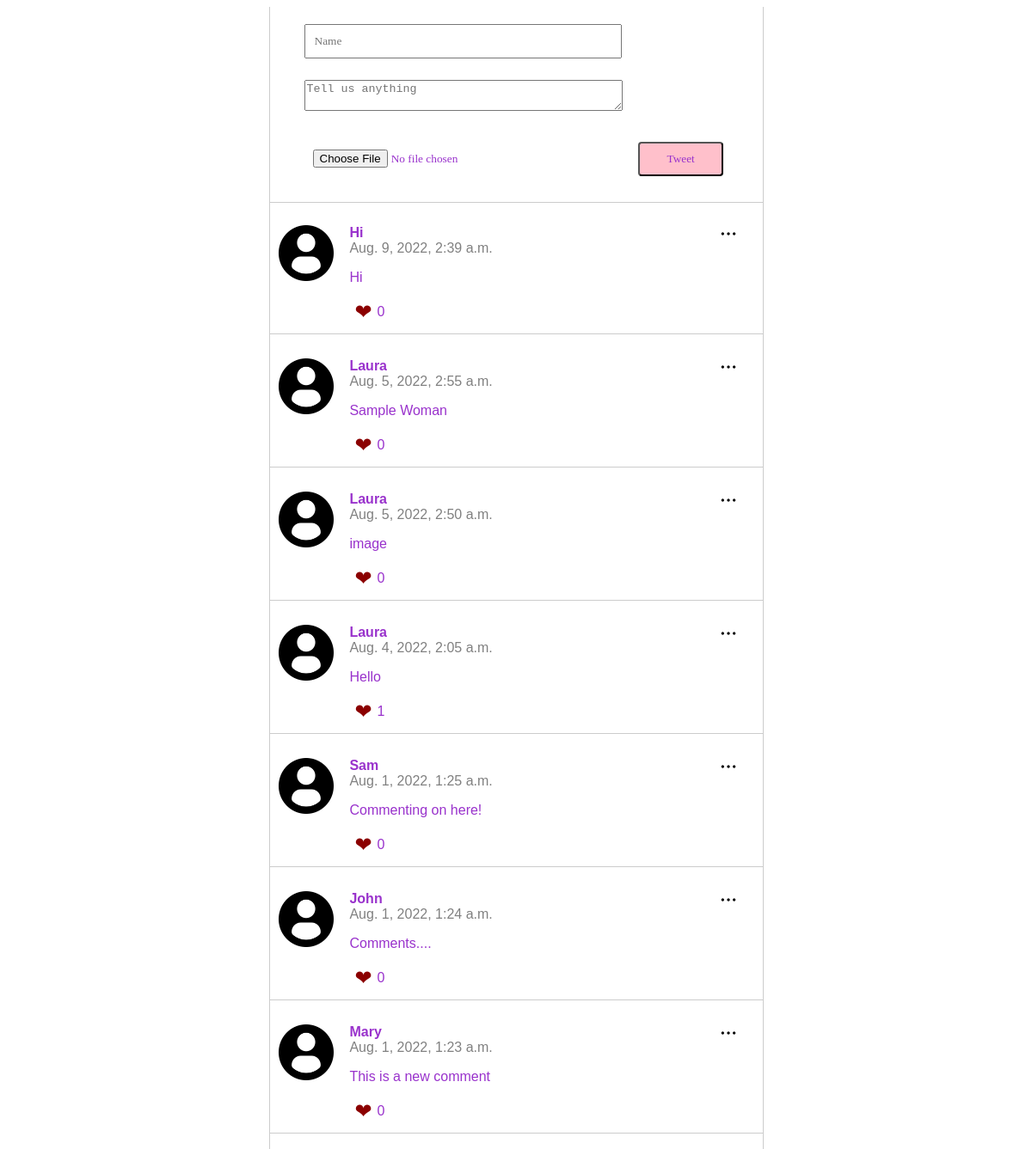
The page / on the database its author committed.
### posts/models.py (models this page shows)
class Post(models.Model):
    class Metal(object):
        db_table = 'post'
    name = models.CharField(
        'Name', blank=False, null=False, max_length=14, db_index=True, default='Anonymous'
    )
    body = models.CharField(
        'Body', blank=True, null=True, max_length=140, db_index=True
    )
    created_at = models.DateTimeField(
        'Created DateTime', blank=True, auto_now_add=True
    )
    likes = models.PositiveIntegerField(
        'like',default=0,blank=True, null=True, db_index=True
    )
    image= CloudinaryField(
        'image', blank=True, db_index=True
    )

### posts/views.py (the view, shortened to what this page needs)
# urls.py: path('', views.index, name='index'),
def index(request):
    posts = Post.objects.all().order_by("-created_at")[:20]
    return render(request,'posts.html',
                      {'posts' : posts})

### templates/posts.html (shortened to what this page needs)
{% extends "base.html" %}  {% block content %}
{% load static %}
<section class="content">
    <section class="post_form">
        <form action=""method="POST" enctype="multipart/form-data">
            <input type="text" name="name" placeholder="Name" required />
            <textarea name="body" placeholder="Tell us anything" required></textarea>
            <input type="file" name="image">
            <input type="submit" value="Tweet" />
        </form>
    </section>
    <section class="posts">
        <ul>
            {% for post in posts %}
            <li>
                <img class="menu-icon js-menu-icon" src="{% static 'img/option.png' %}" />
                <div class="logo">
                <img src="{% static 'img/profile-user.png' %}" alt="" />
                </div>
                <div class="name_body">
                <div class="name">{{ post.name }}</div>
                <div class="datetime">{{ post.created_at }}</div>
                <p>{{ post.body }}</p>
                   <form action="{%url 'like_post' post.pk%}" method="POST">
                    <div class="row">
                        <button class="like-button" type="submit" name="post_id" value="{{post.id}}">&#10084;</button> {{post.likes}}
                    </div>
                   </form>
               </div>
            </li>
            <br />
            {% endfor %}
        </ul>
    </section>
</section>
{% endblock %}

### templates/base.html (shortened to what this page needs)
<!DOCTYPE html>
<html lang="en">
<head>
    {% load static %}
    <link href="{% static 'css/style.css' %}" rel="stylesheet" />
</head>
<body>
    {% block content %}{% endblock %}
    {% load static %}
</body>
</html>

### static/css/style.css (style rules this page uses)
html, body { height: 100%; }
.content { max-width: 573px; height: fit-content; margin: 0 auto; border-left: 1px solid #ccc; border-right: 1px solid #ccc; color: blueviolet; }
.post_form { padding: 20px 40px; border-bottom: 1px solid #ccc; }
.post_form input { width: 70%; margin-bottom: 10px; padding: 10px; border: 1 px solid #ccc; }
.post_form textarea { width: 74%; }
.posts ul { padding: 0; }
.posts li { position: relative; display: flex; border-bottom: 1px solid #ccc; padding: 10px; font-family: sans-serif; color: darkorchid; }
.posts li .menu-icon { width: 20px; position: absolute; right: 30px; top: 10px; }
.posts li .logo { flex-basis: 15%; }
.posts li .name_body { flex-basis: 85%; }
.posts li .name_body .name { font-weight: bold; }
.posts li .name_body .datetime { color: gray; }
.post_form input { width: 70%; margin-bottom: 10px; padding: 10px; color: darkorchid; font-family: fantasy; }
.like-button { color: darkred; background: none; border: none; font-size: 2vw; }
img { width: 78%; }
.row { display: flex; align-items: center; }
input[type="submit"] { width: 20%; margin-left: 4%; background-color: pink; border-radius: 4px; margin-top: 8px; }
textarea { margin-bottom: 5%; margin-top: 3%; }

### rows shown on the page
Post: name "Hi", created_at "Aug. 9, 2022, 2:39 a.m.", body "Hi", {{ post.id }} 15 (drawn), likes "0"
Post: name "Laura", created_at "Aug. 5, 2022, 2:55 a.m.", body "Sample Woman", {{ post.id }} 14 (drawn), likes "0"
Post: name "Laura", created_at "Aug. 5, 2022, 2:50 a.m.", body "image", {{ post.id }} 13 (drawn), likes "0"
Post: name "Laura", created_at "Aug. 4, 2022, 2:05 a.m.", body "Hello", {{ post.id }} 12 (drawn), likes "1"
Post: name "Sam", created_at "Aug. 1, 2022, 1:25 a.m.", body "Commenting on here!", {{ post.id }} 10 (drawn), likes "0"
Post: name "John", created_at "Aug. 1, 2022, 1:24 a.m.", body "Comments....", {{ post.id }} 9 (drawn), likes "0"
Post: name "Mary", created_at "Aug. 1, 2022, 1:23 a.m.", body "This is a new comment", {{ post.id }} 8 (drawn), likes "0"
